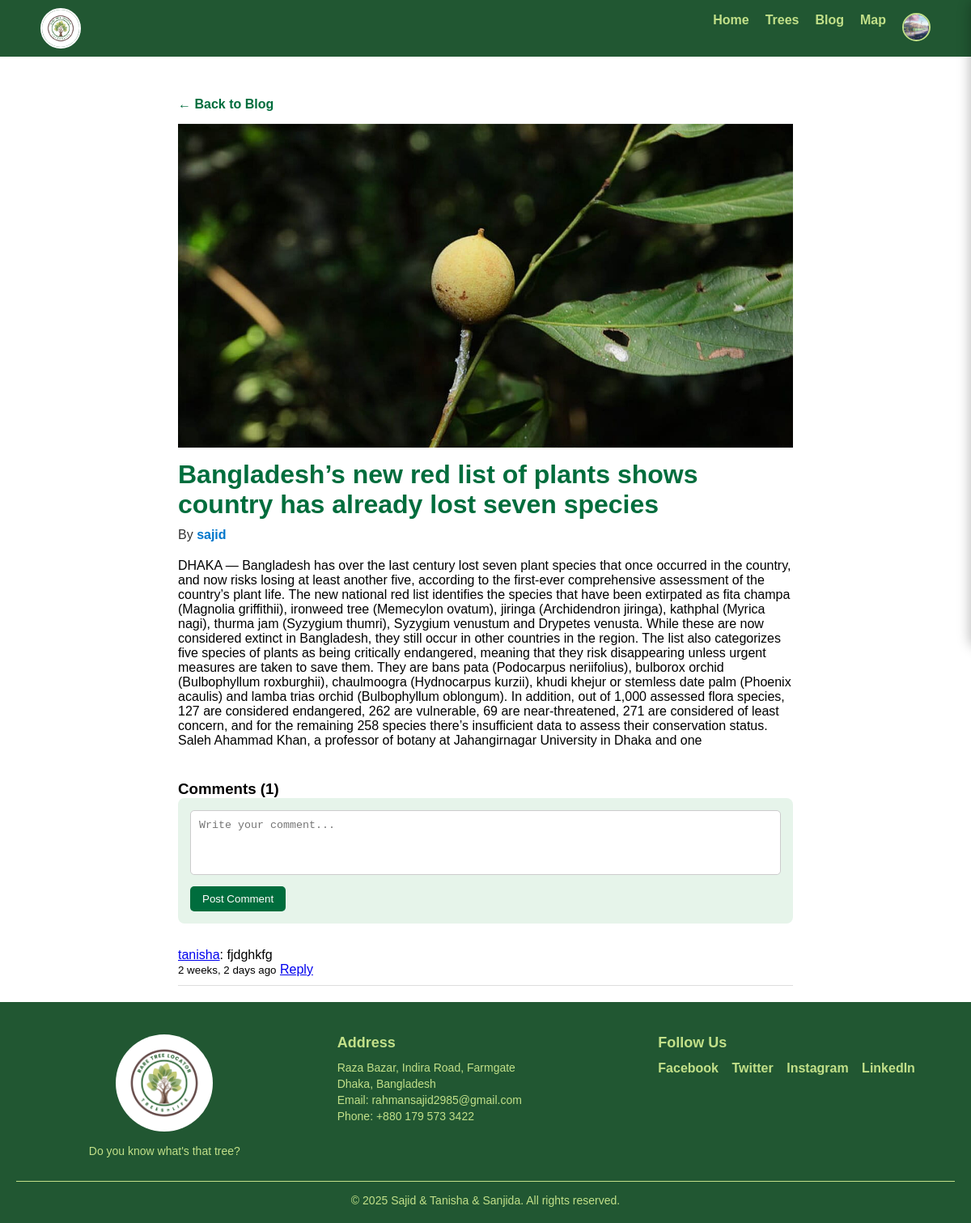
The page /blog_list/8/ (signed in) on the database its author committed.
### MyApp/models.py (models this page shows, shortened)
class User(AbstractUser):
    USER_TYPES = [
        ('common', 'Common User'),
        ('contributor', 'Contributor'),
    ]
    user_type = models.CharField(max_length=20, choices=USER_TYPES, default='common')
    profession = models.CharField(max_length=100, blank=True, null=True)

class Profile(models.Model):
    user = models.OneToOneField(User, on_delete=models.CASCADE)
    profile_pic = models.ImageField(
    upload_to="profile_pics/",
    default="profile_pics/default_profile.png"
)
    profession = models.CharField(max_length=100, blank=True, null=True)
    bio = models.TextField(blank=True, null=True)
    phone = models.CharField(max_length=30, blank=True, null=True)
    linkedin = models.URLField(blank=True, null=True)
    instagram = models.CharField(max_length=100, blank=True, null=True)
    twitter = models.CharField(max_length=100, blank=True, null=True)
    personal_website = models.URLField(blank=True, null=True)
    joined_date = models.DateTimeField(default=timezone.now)  # no auto_now_add for now

### BlogApp/models.py (models this page shows, shortened)
class BlogPost(models.Model):
    title = models.CharField(max_length=255, null=True, blank=True)
    content = models.TextField( null=True, blank=True)
    image = models.ImageField(upload_to='blog_images/', null=True, blank=True)
    author = models.ForeignKey(User, on_delete=models.CASCADE, null=True, blank=True)
    category = models.CharField(max_length=100, blank=True, null=True)
    date_posted = models.DateTimeField(auto_now_add=True, null=True, blank=True)

class Comment(models.Model):
    post = models.ForeignKey(BlogPost, on_delete=models.CASCADE, related_name="comments")
    user = models.ForeignKey(User, on_delete=models.CASCADE)
    content = models.TextField()
    parent = models.ForeignKey('self', null=True, blank=True, related_name="replies", on_delete=models.CASCADE)
    created_at = models.DateTimeField(auto_now_add=True)
    class Meta:
        ordering = ['-created_at']  # latest first

### BlogApp/views.py (the view)
# urls.py: path('blog_list/<int:pk>/', blogapp_views.blog_detail, name='blog_detail'),  # Detail view
@login_required
def blog_detail(request, pk):
    post = get_object_or_404(BlogPost, pk=pk)
    comments = post.comments.filter(parent__isnull=True)
    if request.method == "POST":
        content = request.POST.get("content")
        parent_id = request.POST.get("parent_id")
        parent_comment = Comment.objects.filter(id=parent_id).first() if parent_id else None
        Comment.objects.create(post=post, user=request.user, content=content, parent=parent_comment)
        return redirect("blog_detail", pk=pk)
    return render(request, "blog/blog_detail.html", {"post": post, "comments": comments})

### templates/blog/blog_detail.html (shortened to what this page needs)
{% load static %}
<!DOCTYPE html>
<html lang="en">
<head>
    <link rel="stylesheet" href="{% static 'css/blog/blog_detail.css' %}">
</head>
<body>
    {% include 'Common/header.html' %}
    {% block content %}
    <div class="blog-container">
        <a href="{% url 'blog_list' %}" class="back-link">&larr; Back to Blog</a>
        {% if post.image %}
        <div class="blog-image">
            <img src="{{ post.image.url }}" class="zoom-img" alt="{{ post.title }}">
        </div>
        {% endif %}
        <h1 class="blog-title">{{ post.title }}</h1>
        <p class="blog-author">By <a href="#" class="author-link">{{ post.author.username }}</a></p>
        <p class="blog-content">{{ post.content }}</p>
        <section class="comments-section">
            <h3>Comments ({{ comments.count }})</h3>
            <form method="POST" class="comment-form">
                <textarea name="content" placeholder="Write your comment..." required></textarea>
                <button type="submit">Post Comment</button>
            </form>
            <div class="comments-list">
                {% for comment in comments %}
                <div class="comment">
                    <p><a href="#">{{ comment.user.username }}</a>: {{ comment.content }}</p>
                    <small>{{ comment.created_at|timesince }} ago</small>
                    <a href="#" class="reply-btn" data-id="{{ comment.id }}">Reply</a>
                </div>
                {% empty %}
                <p>No comments yet. Be the first to comment!</p>
                {% endfor %}
            </div>
        </section>
    </div>
    {% endblock %}
    {% include 'Common/footer.html' %}
</body>
</html>

### templates/Common/header.html (shortened to what this page needs)
{% load static %}
<!DOCTYPE html>
<html lang="en">
<head>
    <link rel="stylesheet" href="{% static 'CSS/common/header.css' %}">
</head>
<body>
    <header>
        <div class="logo">
            <img src="{% static 'images/logo.png' %}" alt="Logo">
        </div>
        <nav>
            <ul class="nav-links">
                <li>
                    <a href="{% url 'HomePage' %}"
                        class="{% if request.resolver_match.url_name == 'HomePage' %}active{% endif %}">
                        Home
                    </a>
                </li>
                <li class="dropdown">
                    <a href="{% url 'TreeProfiles' %}" class="dropdown-toggle
                        {% if request.resolver_match.url_name == 'TreeProfiles' or request.resolver_match.url_name == 'create_tree' or request.resolver_match.url_name == 'my_trees' %} active {% endif %}">
                        Trees
                    </a>
                </li>
                <li class="dropdown">
                    <a href="{% url 'blog_list' %}" class="dropdown-toggle
                        {% if request.resolver_match.url_name == 'blog_list' or request.resolver_match.url_name == 'add_blog' or request.resolver_match.url_name == 'my_posts' %} active {% endif %}">
                        Blog
                    </a>
                </li>
                <li>
                    <a href="#" class="{% if request.resolver_match.url_name == 'map_page' %}active{% endif %}">
                        Map
                    </a>
                </li>
                {% if user.is_authenticated %}
                <li class="profile-menu">
                    <img src="{% if user.profile.profile_pic %}{{ user.profile.profile_pic.url }}{% else %}{% static 'images/default_profile.png' %}{% endif %}"
                        alt="Profile" class="profile-pic" id="profile-icon">
                </li>
                {% else %}
                <li><a href="{% url 'login' %}">Log In</a></li>
                {% endif %}
            </ul>
        </nav>
    </header>
</body>
</html>

### static/CSS/blog/blog_detail.css (style rules this page uses)
.blog-container { max-width: 800px; margin: auto; padding: 20px; margin-top: 100px; }
.back-link { display: inline-block; margin-bottom: 15px; color: #006d3d; font-weight: bold; text-decoration: none; }
.blog-image { overflow: hidden; max-height: 400px; margin-bottom: 15px; }
.zoom-img { width: 100%; transition: transform 0.3s ease-in-out; }
.blog-title { color: #006d3d; font-weight: 700; font-size: 2rem; margin-bottom: 10px; }
.blog-author { color: #333; margin-bottom: 20px; }
.author-link { color: #0077cc; font-weight: bold; text-decoration: none; }
.comments-section { margin-top: 40px; }
.comment-form { background-color: #e6f4ea; padding: 15px; border-radius: 8px; margin-bottom: 20px; }
.comment-form textarea { width: 100%; height: 80px; margin-bottom: 10px; padding: 10px; border-radius: 5px; border: 1px solid #ccc; resize: none; }
.comment-form button { background-color: #006d3d; color: white; padding: 8px 15px; border: none; border-radius: 5px; cursor: pointer; }
.comment { border-bottom: 1px solid #ddd; padding: 10px 0; }

### static/CSS/common/header.css (style rules this page uses)
* { margin: 0; padding: 0; box-sizing: border-box; }
body { font-family: Arial, sans-serif; min-height: 100vh; margin: 0; padding: 0; }
header { display: flex; justify-content: space-between; align-items: center; padding: 10px 50px; background-color: #215732; position: fixed; top: 0; left: 0; width: 100%; z-index: 1000; transition: top 0.3s ease-in-out, box-shadow 0.3s ease-in-out; }
.logo { display: flex; align-items: center; gap: 10px; }
.logo img { width: 50px; height: 50px; border-radius: 50%; object-fit: cover; border: 2px solid white; }
.nav-links { list-style: none; display: flex; gap: 20px; }
.nav-links li { position: relative; }
.nav-links li a { text-decoration: none; color: #c2e089; font-weight: bold; display: block; transition: color 0.3s ease-in-out; }
.dropdown { position: relative; }
.profile-pic { width: 35px; height: 35px; border-radius: 50%; object-fit: cover; border: 2px solid #c2e089; cursor: pointer; }

### rows shown on the page
User: profile_pic (picture)
BlogPost: image (picture), title "Bangladesh’s new red list of plants shows country has already lost seven species", author.username "sajid", content "DHAKA — Bangladesh has over the last century lost seven plant species that once occurred in the country, and now risks losing at least another five, according to the first-ever comprehensive assessment of the country’s plant life. The new national red list identifies the species that have been extirpated as fita champa (Magnolia griffithii), ironweed tree (Memecylon ovatum), jiringa (Archidendron jiringa), kathphal (Myrica nagi), thurma jam (Syzygium thumri), Syzygium venustum and Drypetes venusta. While these are now considered extinct in Bangladesh, they still occur in other countries in the region. The list also categorizes five species of plants as being critically endangered, meaning…"
Comment: user.username "tanisha", content "fjdghkfg", created_at "2 weeks, 2 days"

### other values the page prints
{{ comments.count }} "1"
